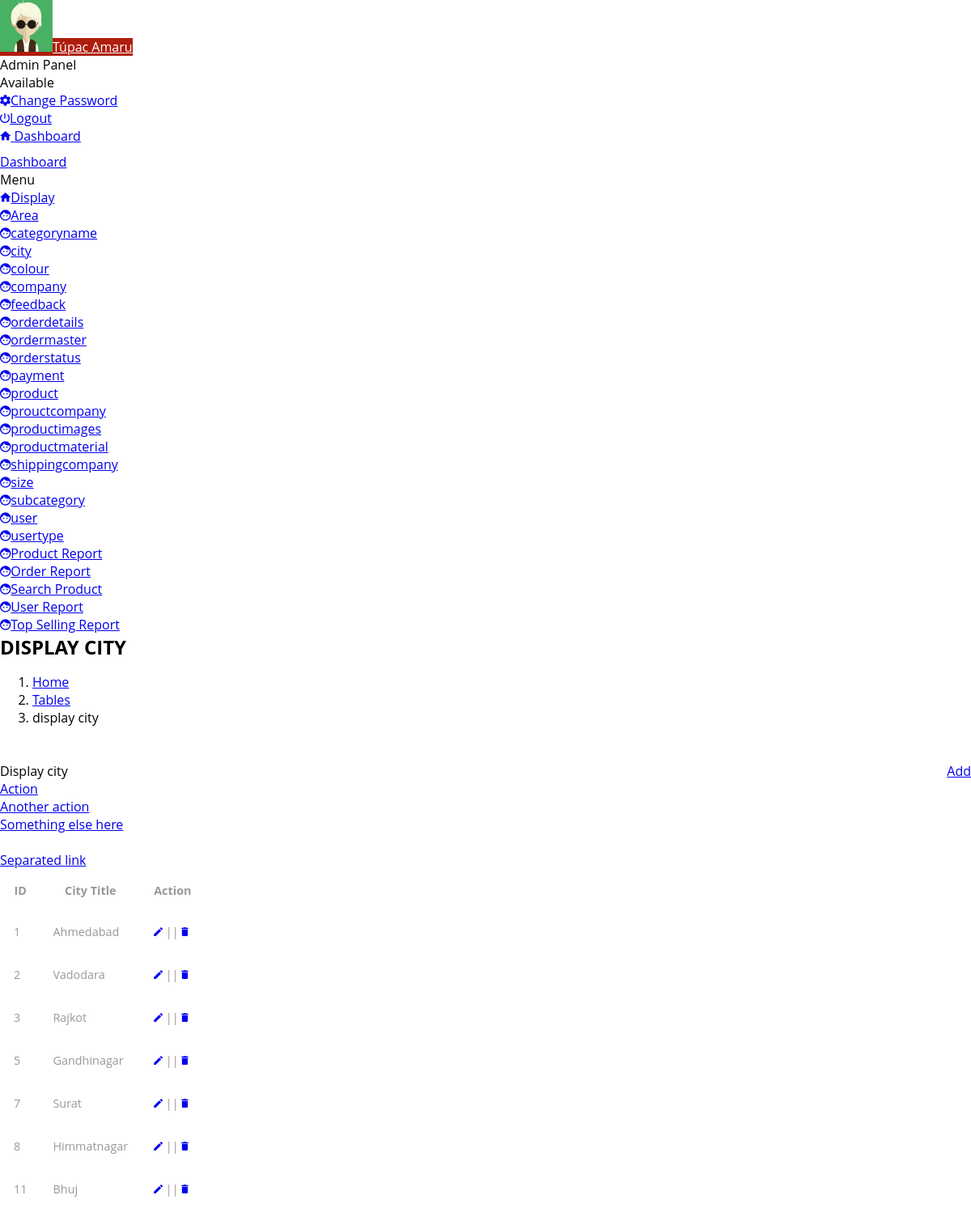
The page /admin/display-city.php on the database its author committed.
### tables this page shows
CREATE TABLE IF NOT EXISTS `tbl_city` (
  `City_id` int(11) NOT NULL,
  `City_name` varchar(20) NOT NULL,
  `is_active` int(11) NOT NULL DEFAULT '1',
  `is_delete` int(11) NOT NULL DEFAULT '0',
  `insert_datetime` timestamp NOT NULL DEFAULT CURRENT_TIMESTAMP
);

### admin/display-city.php (the view, shortened to what this page needs)
<!DOCTYPE html>
<html lang="en">
<head>
    <link rel="stylesheet" type="text/css" href="assets/lib/perfect-scrollbar/css/perfect-scrollbar.min.css"/>
    <link rel="stylesheet" type="text/css" href="assets/lib/material-design-icons/css/material-design-iconic-font.min.css"/>
    <link rel="stylesheet" type="text/css" href="assets/lib/datetimepicker/css/bootstrap-datetimepicker.min.css"/>
    <link rel="stylesheet" type="text/css" href="assets/lib/daterangepicker/css/daterangepicker.css"/>
    <link rel="stylesheet" type="text/css" href="assets/lib/select2/css/select2.min.css"/>
    <link rel="stylesheet" type="text/css" href="assets/lib/bootstrap-slider/css/bootstrap-slider.css"/>
    <link rel="stylesheet" href="assets/css/style.css" type="text/css"/>
  </head>
  <body>
    <div class="be-wrapper">
      <?php
      include './theme-part/header.php';
      ?>
      <?php
      include './theme-part/side_bar.php';
      ?>
         <div class="be-content">
        <div class="page-head">
          <h2 class="page-head-title">DISPLAY CITY</h2>
          <ol class="breadcrumb page-head-nav">
            <li><a href="#">Home</a></li>
            <li><a href="#">Tables</a></li>
            <li class="active">display city</li>
          </ol>
          <a href="insert-city.php" class="btn btn-primary" style="float: right">Add</a>
        </div>
        <div class="main-content container-fluid">
          <div class="row">
            <div class="col-sm-12">
              <div class="panel panel-default panel-table">
                <div class="panel-heading"> Display city
                  <div class="tools dropdown"><a href="#" type="button" data-toggle="dropdown" class="dropdown-toggle"></a>
                    <ul role="menu" class="dropdown-menu pull-right">
                      <li><a href="#">Action</a></li>
                      <li><a href="#">Another action</a></li>
                      <li><a href="#">Something else here</a></li>
                      <li class="divider"></li>
                      <li><a href="#">Separated link</a></li>
                    </ul>
                  </div>
                </div>
                <div class="panel-body">
                  <table  class="table table-striped table-hover table-fw-widget">
                    <thead>
                      <tr>
                        <th>ID</th>
                        <th>City Title</th>
                       <th class="tg-5xsc">Action</th>
                      </tr>
                    </thead>
 <?php
$qry = "select * from tbl_city";
$result = mysqli_query($conn,$qry);
 while ($row = mysqli_fetch_array($result)){
    echo "<tr>";
    echo "<td>{$row['City_id']}</td>";
    echo "<td>{$row['City_name']}</td>";
    echo "<td><a href='edit-city.php?eid={$row['City_id']}'><i class='mdi mdi-edit' aria-hidden='true'></i></a> || <a href='?id=$row[0]'><i class='mdi mdi-delete' aria-hidden='true'></i></a> </td>";
    echo "<tr>";
}
?>
                  </table>
                </div>
              </div>
            </div>
          </div>
        </div>
      </div>
    </div>
  </body>
</html>

### css/style.css (style rules this page uses)
body a { transition:0.5s all; -webkit-transition:0.5s all; -moz-transition:0.5s all; -o-transition:0.5s all; -ms-transition:0.5s all; }
h1,h2,h3,h4,h5,h6 { padding:0 0; margin:0 0; font-family: 'Open Sans', sans-serif; }
ul { padding:0 0; margin:0 0; }
body { padding:0 0; margin:0 0; font-family: 'Open Sans', sans-serif; }
.table > thead > tr > th, .table > tbody > tr > th, .table > tfoot > tr > th, .table > thead > tr > td, .table > tbody > tr > td, .table > tfoot > tr > td { border-top: none !important; }
.table td, .table>tbody>tr>td, .table>tbody>tr>th, .table>tfoot>tr>td, .table>tfoot>tr>th, .table>thead>tr>td, .table>thead>tr>th { padding: 15px!important; }
.table > thead > tr > th, .table > tbody > tr > th, .table > tfoot > tr > th, .table > thead > tr > td, .table > tbody > tr > td, .table > tfoot > tr > td { font-size: 0.9em; color: #999; border-top: none !important; }
ol { margin-bottom: 44px; }

### rows shown on the page
tbl_city: City_id "1", City_name "Ahmedabad"
tbl_city: City_id "2", City_name "Vadodara"
tbl_city: City_id "3", City_name "Rajkot"
tbl_city: City_id "5", City_name "Gandhinagar"
tbl_city: City_id "7", City_name "Surat"
tbl_city: City_id "8", City_name "Himmatnagar"
tbl_city: City_id "11", City_name "Bhuj"
